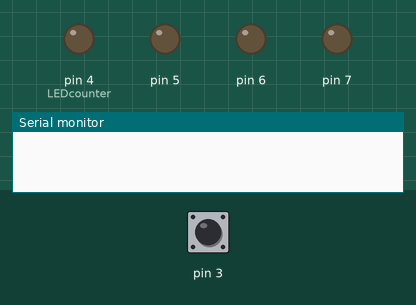
The sketch below on a simulated Arduino Uno, built with avr-gcc and run on an emulated ATmega328P. Parts: output pins drawn as LEDs (lit = HIGH), the last lines printed to the serial monitor. Inputs (shaded band) come from the test bench; at power-on: pin 3 HIGH.

Above: at 1.2 s.
1.3 s: pin 3 pulled LOW for 0.15 s
At 2.5 s:
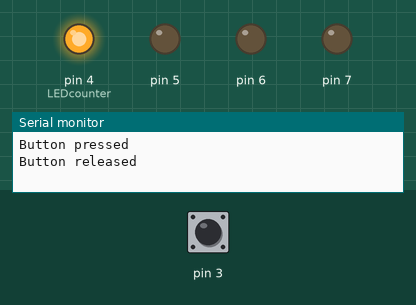
2.9 s: pin 3 pulled LOW for 1 s
At 3.7 s:
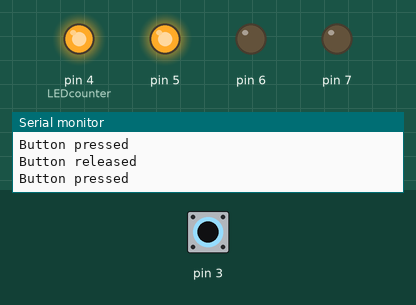
5.4 s: pin 3 pulled LOW for 0.15 s
At 6.6 s:
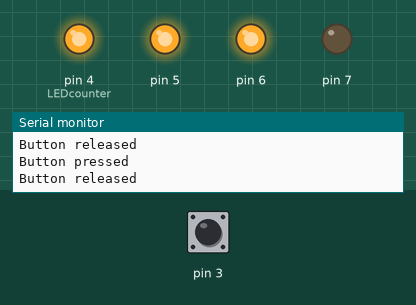
7.0 s: pin 3 pulled LOW for 3.2 s
At 8.0 s:
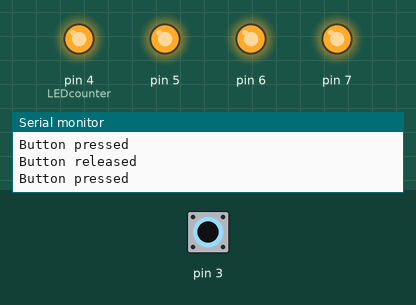
Timing chart, 0 to 10.0 s (numbered marks = the images above; inputs shaded):
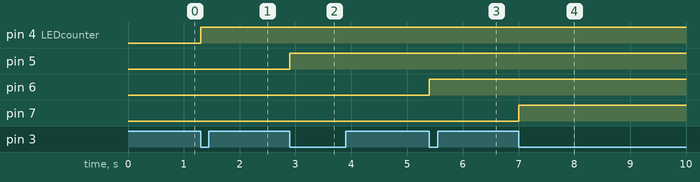

The sketch:

sketch_may_led.ino
```cpp
boolean butt_flag =0; //флаг нажатия кнопки
boolean butt;
boolean led_flag = 0; // флаг роста или снижение количества зажигаемых светодиотов
unsigned long last_press; // время последнего нажатия кнопки
byte LEDcounter = 4;  // номера светодиодов

void setup() {
  pinMode(3, INPUT_PULLUP);
  Serial.begin(9600);
  pinMode(4, OUTPUT);
  pinMode(5, OUTPUT);
  pinMode(6, OUTPUT);
  pinMode(7, OUTPUT);
  digitalWrite(4,0);
  digitalWrite(5,0);
  digitalWrite(6,0);
  digitalWrite(7,0);


}

void loop() {
  butt = !digitalRead(3);

  if (butt == 1 && butt_flag == 0 && millis() - last_press >100){
    butt_flag =1;
    last_press = millis();
    Serial.println("Button pressed");
    if(LEDcounter < 7 && led_flag ==0){
      digitalWrite(LEDcounter,1);
      LEDcounter++;
      return;
    }
    if(LEDcounter > 4 && led_flag ==1){
      digitalWrite(LEDcounter,0);
      LEDcounter--;
      return;
    }
    if(LEDcounter == 7){
      if(led_flag == 0){
        digitalWrite(LEDcounter,1);
      }else{
         digitalWrite(LEDcounter,0);
         LEDcounter--;
      }
      led_flag = 1;
      return;
    }
    if(LEDcounter == 4){
      if(led_flag == 1){
        digitalWrite(LEDcounter,0);

      }else{
         digitalWrite(LEDcounter,1);
         LEDcounter++;
      }
      led_flag = 0;
      return;
    }


  }
  if (butt == 0 && butt_flag ==1){
    butt_flag = 0;
    Serial.println("Button released");
  }

}
```

Measured:
- after the input at 1.3 s, pin 4 (LEDcounter): LOW → HIGH at once
- after the input at 2.9 s, pin 5: LOW → HIGH at once
- after the input at 5.4 s, pin 6: LOW → HIGH at once
- after the input at 7.0 s, pin 7: LOW → HIGH at once
